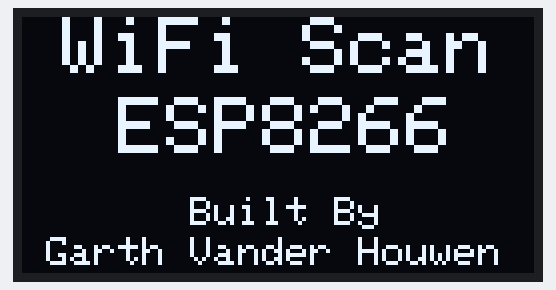
The sketch below on a simulated ESP8266 (NodeMCU). Shown: 128×64 one-colour display. The display library's start-up logo is not drawn; a WiFi scan finds three made-up networks; what the sketch prints to the serial monitor is not drawn.

Above: at 2.2 s.
At 7.3 s:
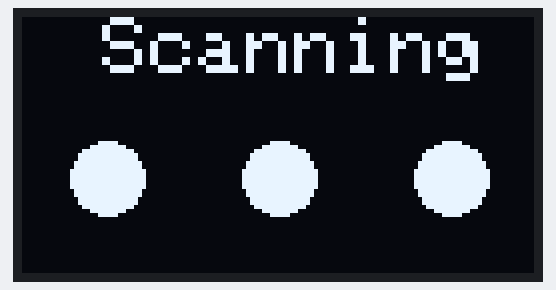
At 9.3 s:
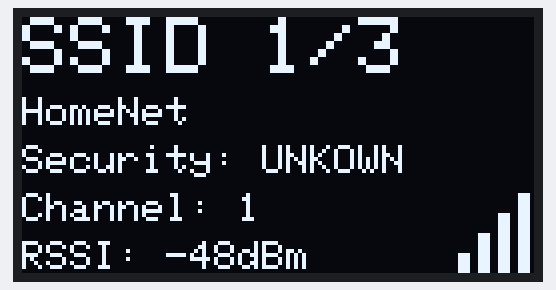
At 11.3 s:
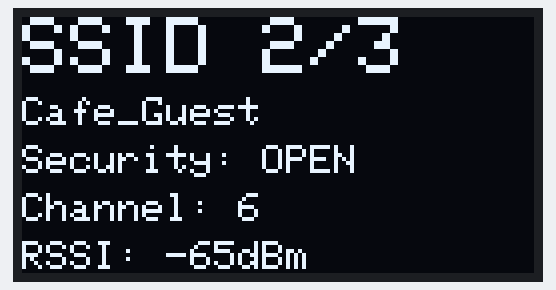
At 13.4 s:
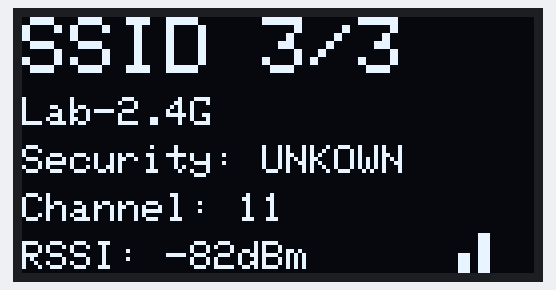

Measured:
- by itself, everything shown: repeats every 13.1 s, in 4 steps
- what the display in image 0 shows lasts 5.0 s, from 2.2 s to 7.2 s
- what the display in image 1 shows lasts 2.0 s, from 7.2 s to 9.2 s
- what the display in image 4 shows lasts 7.0 s, from 13.3 s to 20.3 s

The sketch:

wifi_scanner_oled.ino
```cpp
#include <SPI.h>
#include <Wire.h>
#include <Adafruit_GFX.h>
#include <Adafruit_SSD1306.h>

#define SCREEN_WIDTH 128 // OLED display width, in pixels
#define SCREEN_HEIGHT 64 // OLED display height, in pixels
#include "ESP8266WiFi.h"

// Declaration for an SSD1306 display connected to I2C (SDA, SCL pins)
#define OLED_RESET     -1 // Reset pin # (or -1 if sharing Arduino reset pin)
Adafruit_SSD1306 display(SCREEN_WIDTH, SCREEN_HEIGHT, &Wire, OLED_RESET);

void setup() {
  Serial.begin(115200);

  // Set WiFi to station mode and disconnect from an AP if it was previously connected
  WiFi.mode(WIFI_STA);
  WiFi.disconnect();
  delay(100);

  Serial.println("Setup done");
  if(!display.begin(SSD1306_SWITCHCAPVCC, 0x3c)) { // Address 0x3c for 128x64
    Serial.println(F("SSD1306 allocation failed"));
    for(;;); // Don't proceed, loop forever
  }

  // Show initial display buffer contents on the screen --
  // the library initializes this with an Adafruit splash screen.
  display.display();
  delay(2000); // Pause for 2 seconds

  // Clear the buffer
  display.clearDisplay();
  loadingScreen();
}

void loop() {
  Serial.println("scan start");
  scanningScreen();
  // WiFi.scanNetworks will return the number of networks found
  int n = WiFi.scanNetworks();
  Serial.println("scan done");

  if (n == 0) {
    Serial.println("no networks found");
  } else {
    Serial.print(n); Serial.println(" networks found");
    for (int i = 0; i < n; ++i) {
      networkDetails(i, n);
      // Print SSID and RSSI for each network found
      Serial.print(i + 1);
      Serial.print(": ");
      Serial.print(WiFi.SSID(i));
      Serial.print(" (");
      Serial.print(WiFi.RSSI(i));
      Serial.print(")");
      Serial.println((WiFi.encryptionType(i) == ENC_TYPE_NONE) ? " " : "*");
      Serial.print("Security: "); Serial.println(encryptionTypeStr(WiFi.encryptionType(i)));
      delay(10);
    }
  }
  Serial.println("");
  // Wait a bit before scanning again
  delay(5000);
}

void loadingScreen(void) {
  display.clearDisplay();
  display.setTextSize(2); // Draw 2X-scale text
  display.setTextColor(SSD1306_WHITE);
  display.setCursor(10, 0);
  display.println(F("WiFi Scan"));
  display.setCursor(0, 20);
  display.println(F("  ESP8266"));
  display.setTextSize(1); // Draw 1X-scale text
  display.setCursor(0, 45);
  display.println(F("       Built By"));
  display.setCursor(0, 55);
  display.println(F(" Garth Vander Houwen"));
  display.display();
  delay(5000);
}

void scanningScreen(void) {
  display.clearDisplay();
  display.setTextSize(2); // Draw 2X-scale text
  display.setTextColor(SSD1306_WHITE);
  display.setCursor(20, 0);
  display.println(F("Scanning"));
    display.setCursor(0, 45);
  display.fillCircle(display.width() / 6, 40, 9, SSD1306_INVERSE);
  display.fillCircle(display.width() / 2, 40, 9, SSD1306_INVERSE);
  display.fillCircle((display.width() - display.width() / 6), 40, 9, SSD1306_INVERSE);
  display.display();
}

void networkDetails(int i, int n) {
  display.clearDisplay();
  display.setTextSize(2); // Draw 2X-scale text
  display.setTextColor(SSD1306_WHITE);
  display.setCursor(0, 0);
  display.print("SSID "); display.print(i + 1); display.print("/"); display.println(n);
  display.setCursor(0, 20);
  display.setTextSize(1); // Draw 2X-scale text
  display.println(WiFi.SSID(i));
  display.setCursor(0, 32);
  display.print("Security: "); display.println(encryptionTypeStr(WiFi.encryptionType(i)));
  display.setCursor(0, 44);
  int bars = getBarsSignal(WiFi.RSSI(i));
  display.print("Channel: "); display.println(WiFi.channel(i));
  display.setCursor(0, 56);
  display.print("RSSI: "); display.print(WiFi.RSSI(i)); display.println("dBm");
  for (int b=0; b <= bars; b++) {
    //display.fillRect(59 + (b*5),33 - (b*5),3,b*5,WHITE);
    display.fillRect(104 + (b*5),64 - (b*5),3,b*5,WHITE);
  }
  display.display();
  delay(2000);
}

String encryptionTypeStr(uint8_t authmode) {
    switch(authmode) {
        case ENC_TYPE_NONE:
            return "OPEN";
        case ENC_TYPE_WEP:
            return "WEP";
        case ENC_TYPE_TKIP:
            return "WPA_PSK";
        case ENC_TYPE_CCMP:
            return "WPA2_PSK";
        case ENC_TYPE_AUTO:
            return "AUTO";
        default:
            return "UNKOWN";
    }
}

int getBarsSignal(long rssi){
  // 5. High quality: 90% ~= -55db
  // 4. Good quality: 75% ~= -65db
  // 3. Medium quality: 50% ~= -75db
  // 2. Low quality: 30% ~= -85db
  // 1. Unusable quality: 8% ~= -96db
  // 0. No signal
  int bars;

  if (rssi > -55) {
    bars = 5;
  } else if (rssi < -55 & rssi > -65) {
    bars = 4;
  } else if (rssi < -65 & rssi > -75) {
    bars = 3;
  } else if (rssi < -75 & rssi > -85) {
    bars = 2;
  } else if (rssi < -85 & rssi > -96) {
    bars = 1;
  } else {
    bars = 0;
  }
  return bars;
}
```
